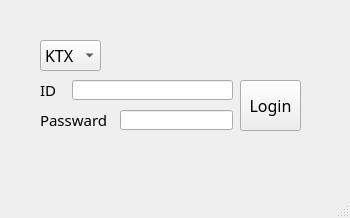
<?xml version="1.0" encoding="UTF-8"?>
<ui version="4.0">
 <class>Mainwindow</class>
 <widget class="QMainWindow" name="Mainwindow">
  <property name="geometry">
   <rect>
    <x>0</x>
    <y>0</y>
    <width>350</width>
    <height>218</height>
   </rect>
  </property>
  <property name="windowTitle">
   <string>Login</string>
  </property>
  <widget class="QWidget" name="centralwidget">
   <widget class="QComboBox" name="comboBox_ktxsrt">
    <property name="geometry">
     <rect>
      <x>40</x>
      <y>40</y>
      <width>61</width>
      <height>31</height>
     </rect>
    </property>
    <property name="font">
     <font>
      <family>a타이틀고딕1</family>
      <pointsize>12</pointsize>
     </font>
    </property>
    <item>
     <property name="text">
      <string>KTX</string>
     </property>
    </item>
    <item>
     <property name="text">
      <string>SRT</string>
     </property>
    </item>
   </widget>
   <widget class="QLineEdit" name="lineEdit_ID">
    <property name="geometry">
     <rect>
      <x>72</x>
      <y>80</y>
      <width>161</width>
      <height>20</height>
     </rect>
    </property>
   </widget>
   <widget class="QLineEdit" name="lineEdit_PW">
    <property name="geometry">
     <rect>
      <x>120</x>
      <y>110</y>
      <width>113</width>
      <height>20</height>
     </rect>
    </property>
    <property name="echoMode">
     <enum>QLineEdit::Password</enum>
    </property>
   </widget>
   <widget class="QPushButton" name="pushButton_login">
    <property name="geometry">
     <rect>
      <x>240</x>
      <y>80</y>
      <width>61</width>
      <height>51</height>
     </rect>
    </property>
    <property name="font">
     <font>
      <family>a타이틀고딕1</family>
      <pointsize>12</pointsize>
     </font>
    </property>
    <property name="text">
     <string>Login</string>
    </property>
   </widget>
   <widget class="QLabel" name="label">
    <property name="geometry">
     <rect>
      <x>40</x>
      <y>80</y>
      <width>21</width>
      <height>20</height>
     </rect>
    </property>
    <property name="font">
     <font>
      <family>a타이틀고딕2</family>
      <pointsize>11</pointsize>
     </font>
    </property>
    <property name="text">
     <string>ID</string>
    </property>
   </widget>
   <widget class="QLabel" name="label_2">
    <property name="geometry">
     <rect>
      <x>40</x>
      <y>110</y>
      <width>71</width>
      <height>20</height>
     </rect>
    </property>
    <property name="font">
     <font>
      <family>a타이틀고딕2</family>
      <pointsize>11</pointsize>
     </font>
    </property>
    <property name="text">
     <string>Passward</string>
    </property>
   </widget>
  </widget>
  <widget class="QStatusBar" name="statusbar"/>
 </widget>
 <resources/>
 <connections>
  <connection>
   <sender>pushButton_login</sender>
   <signal>clicked()</signal>
   <receiver>Mainwindow</receiver>
   <slot>Loginclick()</slot>
   <hints>
    <hint type="sourcelabel">
     <x>284</x>
     <y>134</y>
    </hint>
    <hint type="destinationlabel">
     <x>159</x>
     <y>174</y>
    </hint>
   </hints>
  </connection>
 </connections>
 <slots>
  <slot>Loginclick()</slot>
 </slots>
</ui>
